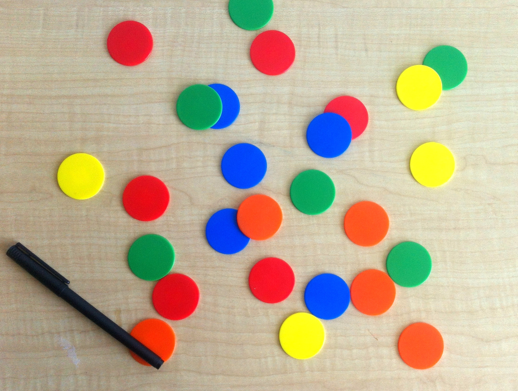
#> input picture activities/Segmentação II/chips.png, 518 x 391 px
$ jupyter execute 'Segmentação_II.ipynb'
#> lines starting #> are read from the running program, lines starting #| are printed output that depends on the picture; after the words box and inside, x2 and y2 are one past the last pixel; in counts of white or black regions, pixels touching at a corner belong together
[cell 1]
import os
import cv2
import numpy as np
import matplotlib.pyplot as plt
from google.colab.patches import cv2_imshow
import math

[cell 2]
#plot
def plotImages(images):
        _, ax = plt.subplots(1, len(images), figsize=(5 * len(images), 5))
        for i in range(len(images)):
                ax[i].imshow(images[i], cmap='gray')
        plt.show()

# I - Carregar a imagem 'chips.png'.

[cell 3]
chips = cv2.imread("chips.png")
#> chips is the input picture: shape (391, 518, 3); mean B, G, R 148.1, 173.3, 188.3
chips_crop = chips[318:373,390:450]

rgb_chips = cv2.cvtColor(chips, cv2.COLOR_BGR2RGB)
hsv_chips = cv2.cvtColor(chips, cv2.COLOR_BGR2HSV)
#> hsv_chips: shape (391, 518, 3); mean H, S, V 36, 83.3, 203.9

rgb_crop = cv2.cvtColor(chips_crop, cv2.COLOR_BGR2RGB)
hsv_crop = cv2.cvtColor(chips_crop, cv2.COLOR_BGR2HSV)
#> hsv_crop: shape (55, 60, 3); mean H, S, V 12.2, 135.9, 240.7

ch1, ch2, ch3 = cv2.split(hsv_chips)
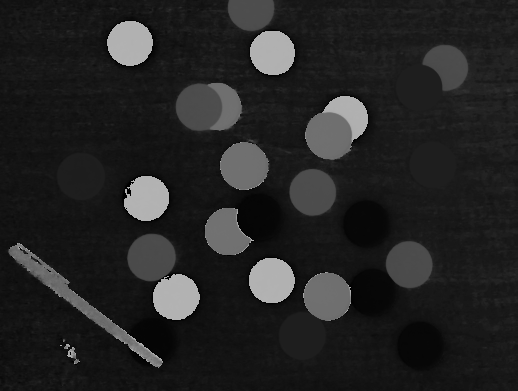
#> ch1: shape (391, 518); min 0, max 179, mean 36
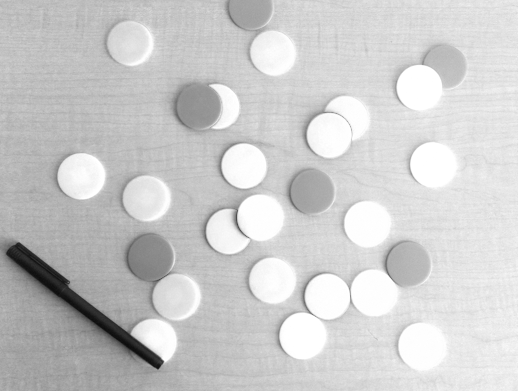
#> ch3: shape (391, 518); min 12, max 255, mean 203.9
cr1, cr2, cr3 = cv2.split(hsv_crop)

result_chips = [rgb_chips, ch1, ch2, ch3]
result_crop = [rgb_crop, cr1, cr2, cr3]

plotImages(result_chips)
#> the loop in plotImages, `for i in range(len(images)):` made 4 passes
plotImages(result_crop)
#> the loop in plotImages (call 2), `for i in range(len(images)):` made 4 passes

# II - Calcular o gradiente e mostrar uma imagem com os vetores sobrepostos à imagem 'chips.png', utilizando a função 'quiver'.

## Gradiente

[cell 4]
ddepth = 3

[cell 5]
direction_x = np.array([[-1, 0, 1], [-2, 0, 2], [-1, 0, 1]])
direction_y = np.array([[-1, -2, -1], [0, 0, 0], [1, 2, 1]])

[cell 6]
# Aplicando Blur para melhorar gradiente
kernel = np.ones((5,5),np.float32)/25
smoothing_chips = cv2.filter2D(ch2, ddepth, kernel)
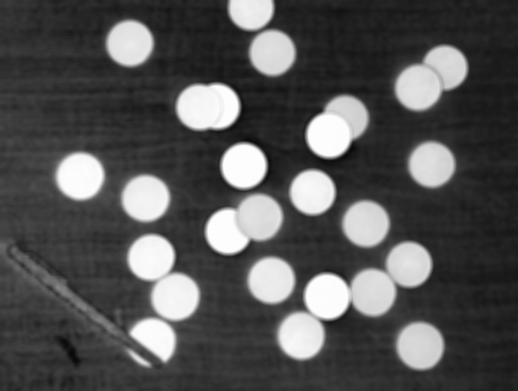
#> smoothing_chips: shape (391, 518) int16; min 8, max 254, mean 83.3
smoothing_crop = cv2.filter2D(cr2, ddepth, kernel)

result = [smoothing_chips, smoothing_crop]
plotImages(result)

[cell 7]
#imagem completa
grad_x_chips = cv2.Sobel(smoothing_chips, ddepth, 1, 0)
grad_y_chips = cv2.Sobel(smoothing_chips, ddepth, 0, 1)
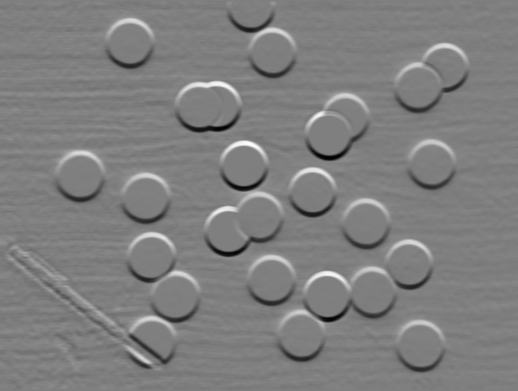
#> grad_y_chips: shape (391, 518) int16; min -388, max 390, mean -0.1; drawn with min black and max white

grad_chips = np.abs(grad_x_chips) + np.abs(grad_y_chips)

#imagem crop
grad_x_crop = cv2.Sobel(smoothing_crop, ddepth, 1, 0)
grad_y_crop = cv2.Sobel(smoothing_crop, ddepth, 0, 1)

grad_crop = np.abs(grad_x_crop) + np.abs(grad_y_crop)

[cell 8]
result_chips = [ch2, np.abs(grad_x_chips), np.abs(grad_y_chips), grad_chips]
result_crop = [cr2, np.abs(grad_x_crop), np.abs(grad_y_crop), grad_crop]

plotImages(result_chips)
plotImages(result_crop)

## Quiver

### Imagem Completa

[cell 9]
y_ch2, x_ch2 = ch2.shape
#> y_ch2 = 391; x_ch2 = 518
x = np.arange(0, x_ch2, 1)
#> x = 518 values from 0 to 517
y = np.arange(0, y_ch2, 1)
#> y = 391 values from 0 to 390
X, Y = np.meshgrid(x, y)

plt.quiver(X, Y, grad_x_chips, grad_y_chips)
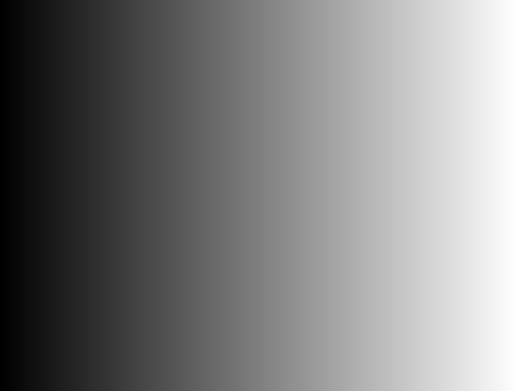
#> X: shape (391, 518) int64; min 0, max 517, mean 258.5; drawn with min black and max white

[cell 10]
plt.quiver(X, Y, grad_x_chips, grad_y_chips)
plt.imshow(rgb_chips)
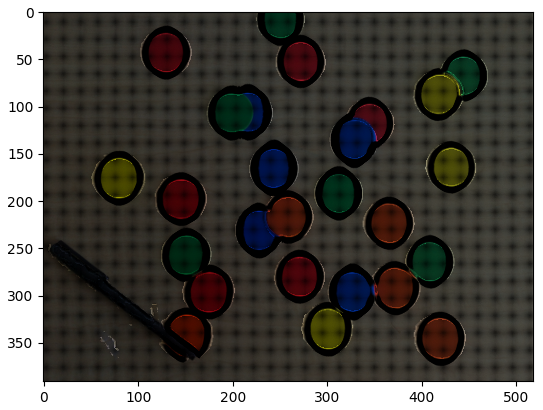
#> figure drawn by matplotlib, 1 panel

### Imagem Crop

[cell 11]
y_cr2, x_cr2 = cr2.shape
#> y_cr2 = 55; x_cr2 = 60
x = np.arange(0, x_cr2, 1)
#> x = 60 values from 0 to 59
y = np.arange(0, y_cr2, 1)
#> y = 55 values from 0 to 54
X, Y = np.meshgrid(x, y)

plt.quiver(X, Y, grad_x_crop, grad_y_crop)
#> X: shape (55, 60) int64
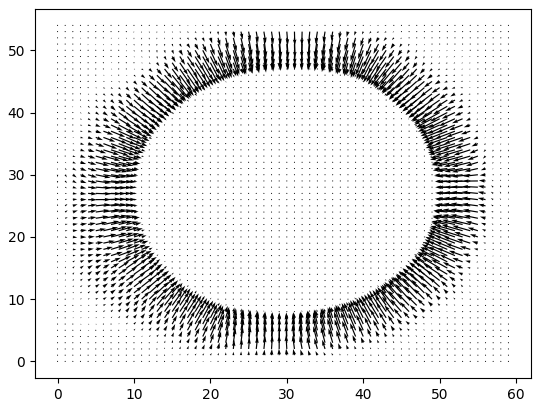
#> figure drawn by matplotlib, 1 panel

[cell 12]
plt.quiver(X, Y, grad_x_crop, grad_y_crop)
plt.imshow(rgb_crop)
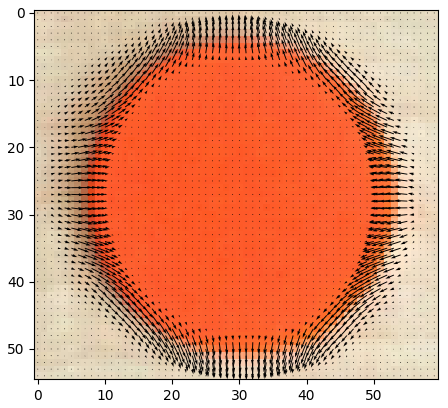
#> figure drawn by matplotlib, 1 panel

# III - Obter a magnitude do gradiente e limiarizá-la.

[cell 13]
#Magnitude
images_magnitude = [grad_chips, grad_crop]

print("MAGNITUDE")
plotImages(images_magnitude)

#Limiarização
ret, thresh_chips = cv2.threshold(grad_chips, 150, 255, cv2.THRESH_BINARY)
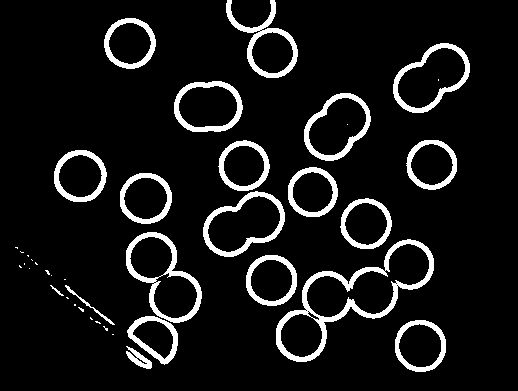
#> thresh_chips: shape (391, 518) int16; 8.7% white; 40 white regions (20 under 20 px), largest, box (x1, y1, x2, y2) and area: (276, 239, 434, 362) 2654, (126, 232, 202, 323) 1389, (226, 0, 298, 78) 1201
ret, thresh_crop = cv2.threshold(grad_crop, 200, 255, cv2.THRESH_BINARY)
#> thresh_crop: shape (55, 60) int16; 17.3% white; 1 white region, box (x1, y1, x2, y2) and area: (5, 3, 56, 53) 572
images_limiarizacao = [thresh_chips, thresh_crop]

print("\nLIMIARIZAÇÃO")
plotImages(images_limiarizacao)

# IV - Obter as bordas dos discos utilizando o algoritmo 'canny'.

[cell 14]
r1 = cv2.Canny(ch2, 100, 200)
#> r1: shape (391, 518); 2.6% white in thin lines or dots, all inside (x1, y1, x2, y2) = (7, 0, 468, 370)
r2 = cv2.Canny(cr2, 100, 200)
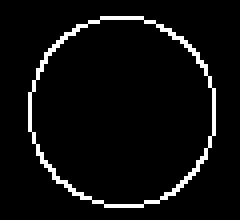
#> r2: shape (55, 60) (shown 4 times larger); 5.2% white in thin lines or dots, all inside (x1, y1, x2, y2) = (7, 4, 54, 52)

resultado1 = [grad_chips, r1]
resultado2 = [grad_crop, r2]
plotImages(resultado1)
plotImages(resultado2)
